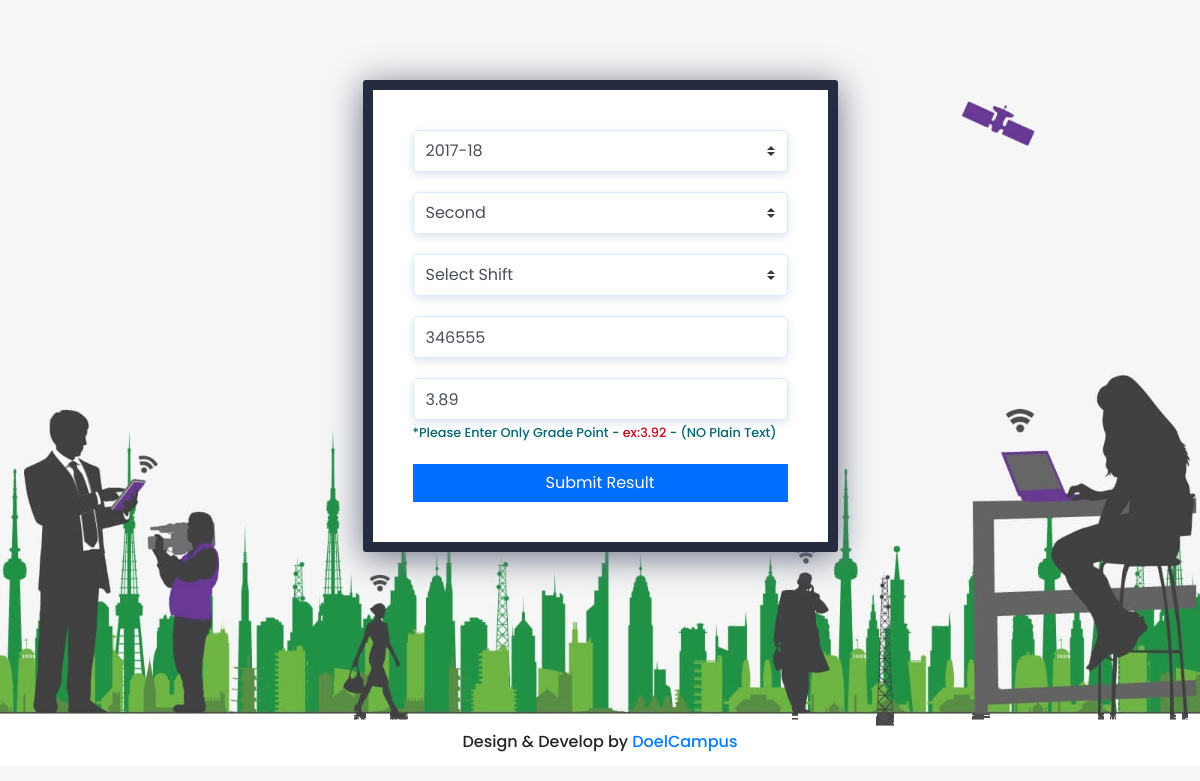
The page /fpi-result/edit.php?id=21 (signed in) on the database its author committed.
### tables this page shows
CREATE TABLE `result_db` (
  `id` int(11) NOT NULL,
  `db_session` varchar(7) NOT NULL,
  `db_semester` varchar(1) NOT NULL,
  `db_shift` varchar(1) NOT NULL,
  `db_roll` varchar(6) NOT NULL,
  `db_gpa` varchar(4) NOT NULL,
  `created` timestamp NOT NULL DEFAULT CURRENT_TIMESTAMP
);

### fpi-result/inc/Main.php (called while the page is built, shortened)
<?php
    class Main{
        protected $host = 'localhost';
        protected $user = 'root';
        protected $pass = '';
        protected $db = 'result';
        protected $con;
        public function __construct(){
            if(!isset($this->con)){
                $this->con = new mysqli($this->host,$this->user,$this->pass,$this->db);
            }
            return $this->con;
        }
    }
?>

### fpi-result/inc/Update.php (called while the page is built, shortened)
<?php
    include "Main.php";
    class Update extends Main
    {
        public function single_data($id){
            $this->id = $id;
            $this->sql = "SELECT * FROM `result_db` WHERE id = '$this->id'";
            $this->result = $this->con->query($this->sql);
            if($this->result == true){
                return $this->result;
            }else{
                echo 'erroe';
            }
        }
    }
    ?>

### fpi-result/edit.php (the view, shortened to what this page needs)
<?php
    include 'inc/Update.php';
    $obj = new Update;
    $id = $_GET['id'];
    $data = $obj->single_data($id);
?>
<!DOCTYPE html>
<html lang="en">
<head>
    <link rel="stylesheet" href="css/plugins.css">
    <link rel="stylesheet" href="css/main.css">
</head>
<body>
    <div class="result-wrapper">
        <form action="update_process.php" method="post">
            <?php
                if($data->num_rows>0){
                    while($row = $data->fetch_object()){
                ?>
            <div class="container">
                <div class="row justify-content-center align-items-center">
                    <div class="col-md-5 form-elmnt">
                        <div class="row">
                            <div class="col-md-12">
                                <div class="mb-4">
                                    <select name='session' class="custom-select d-block" id="session" required>
                                        <option value="2017-18" <?php if($row->db_session == "2017-18"){echo "selected";}?>>2017-18</option>
                                    </select>
                                </div>
                            </div>
                            <div class="col-md-12">
                                <div class="mb-4">
                                    <select name="semester" class="custom-select" id="semester" required>
                                        <option value="2" <?php if($row->db_semester == "2"){echo "selected";}?>>Second</option>
                                    </select>
                                </div>
                            </div>
                            <div class="col-md-12">
                                <div class="mb-4">
                                    <select name="shift" class="custom-select" id="shift" required>
                                        <option selected>Select Shift</option>
                                    </select>
                                </div>
                            </div>
                            <div class="col-md-12">
                                <input type="number" value="<?php echo $row->db_roll;?>" max="999999" min="100000" name='roll' class="form-control mb-4" placeholder="Enter Roll Number" required>
                            </div>
                            <div class="col-md-12 if-passed">
                                <input type="text" value="<?php echo $row->db_gpa;?>" name="gpa" class="form-control" placeholder="Enter Grade Point" required>
                                <small class="text-info">*Please Enter Only Grade Point - <span class="text-danger">ex:3.92</span> - (NO Plain Text)</small>
                            </div>
                            <div class="col-md-12 mt-4">
                                <button type="submit" name="submit" class="btn w-100">Submit Result</button>
                            </div>
                        </div>
                        <?php
                                    }
                                }
                            ?>
                    </div>
                </div>
            </div>
        </form>
        <?php
            include("footer.php");
        ?>
    </div>
</body>
</html>

### fpi-result/css/main.css (style rules this page uses)
html, body { font-family: 'Poppins', sans-serif; }
body { background: #f6f6f6; position: relative; z-index: 1; min-height: 630px; }
body::after { position: absolute; content: ""; height: 100%; width: 100%; top: 0; left: 0; z-index: -1; background-image: url(../img/images.jpg); background-size: 100%; background-position: bottom; background-repeat: no-repeat; }
.form-elmnt { background: #fff; padding: 40px; border: 10px solid #252c41; margin: 80px 0; box-shadow: 0 5px 35px #6a7083; border-radius: 3px; -webkit-border-radius: 3px; -moz-border-radius: 3px; -ms-border-radius: 3px; -o-border-radius: 3px; }
.text-danger { color: #bf0b1c !important; }
.text-info { color: #036474 !important; }
.text-info, .text-success, .text-danger { font-weight: 500; }
.mb-4 { margin-bottom: 20px !important; }
.mt-4 { margin-top: 20px !important; }
.result-wrapper { width: 100%; margin: 0 auto; }
.btn { background-color: #006fff; color: #fff; border-radius: 0; -webkit-border-radius: 0; -moz-border-radius: 0; -ms-border-radius: 0; -o-border-radius: 0; }
.form-control, .custom-select { border-radius: 5px; -webkit-border-radius: 5px; -moz-border-radius: 5px; -ms-border-radius: 5px; -o-border-radius: 5px; border: 1px solid #daeaff; height: calc(2.5rem + 2px); box-shadow: 0 3px 10px #dee4ec; }

### rows shown on the page
result_db: session "2017-18", semester "Second", roll "346555", gpa "3.89"
